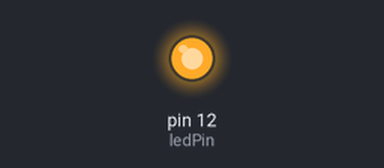
A sketch run on a simulated Arduino Uno, built with avr-gcc and run on an emulated ATmega328P. Shown: output pins drawn as LEDs (lit = HIGH). Pins used as bus, display or sensor lines are not drawn.

Above: at 0.1 s.
At 20.1 s:
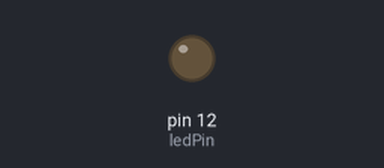
Timing chart, 0 to 40.0 s (numbered marks = the images above):
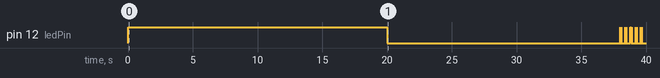

The sketch:

dynamic_TBS.ino
```cpp
#include <TimerOne.h>

// This code was used for the project -
// "The effects of individualised intermittent theta burst stimulation in the prefrontal cortex: A TMS‐EEG study"
// for varying theta-burst stimulation parameters

//Input Variables
                             // Warp time for Debug
                         // Increment Time every 10us
int nP=3;                                   // Number of Pulses in a Burst
int nB= 10;                                 // Number of Bursts in a Train
int nT = 20;                                // Number of Trains in a Session
//float sF=1/200;
//float pF=1/50;
//float bF=1/5;
//float tF=8/1;
int timestep=10;
unsigned long sF=5;
unsigned long pF=20;//20; //20;//33  ; gamma
unsigned long  bF=200;//200; //200;//167; theta
unsigned long tF=8000;//10000;
 int warp=1000;
 int offset=62;
unsigned long onesec=1000000/(timestep*warp);
unsigned long Pwidth = 500;                // trigger duration
unsigned long IPI = (((pF)*onesec));// (-Pwidth)+(((1/50)*onesec)/;               // Inter-Pulse-Interval
unsigned long PDur =(IPI+Pwidth);              // Pulse Duration {IPI + Pwidth}
unsigned long IBI =((bF)*onesec);// ((bF)*onesec)-(2*PDur)/2;//-(2*PDur)+(((1/5)*onesec)/timestep);              // Inter-Burst-Inerval
unsigned long BDur =nP*(PDur)  ;            // Burst Duration {nP*(IBI+PDur)}
unsigned long ITI =(((tF)*onesec));// (((tF)*onesec)/2)+IBI+BDur+IPI;//+9*IBI;// 80000*warp;// Inter-Train-Interval
unsigned long TDur =nB*(BDur+IBI) ;           // Train Duration {nB*(ITI+BDur)}//unsigned long IP1 = 100*warp;               // for biphasic first pulse width

//unsigned long IP1 = 100*warp;               // for biphasic first pulse width
//unsigned long IP2 = 0*warp;                 // for biphasic  second pulse width
// Output Configuration
const int ledPin =  12; //  4;   // the number of the LED pin
const int triggerPin =3;//  4;    // the number of the Trigger pin


// Internal Variables
unsigned long SystemTime;
unsigned long t1;
unsigned long t2;
unsigned long elapsed;
unsigned long realtime;
unsigned long LastLoopTime;
int state = 11;
int long PulseTrainTimestamps;
int long PrePulseTrainTimestamps;
int StimulatingState = 0;
int            PreStimulusStatus = 0;
int           StimulusStatus = 0;
int           PulseStatus = 0;
int            BurstStatus = 0;
unsigned long StimulusTrainEndTime;
unsigned long NextBurstTransitionTime = 0;
unsigned long NextPulseTransitionTime = 0;
unsigned long nextTime= 0;
int Tcount ;
int Bcount;
int Pcount;
int Ptotal;
int stage=1;
byte CommandByte;
byte MessageByte;
int flip;
void setup() {
  Serial.begin(115200);
  pinMode(ledPin, OUTPUT); // set the digital pin as output:
  pinMode(triggerPin, OUTPUT);
  SystemTime = 0;
  LastLoopTime = SystemTime;
  Timer1.attachInterrupt(handler);
  Timer1.initialize(timestep);               // Calls every 10us ;
  Timer1.start();
}
void loop() {
 // //time goes by....tick tock
//Serial.println(Pcount);
//Serial.println(0);
//Serial.println(stage);
//Serial.println(nextTime);
}

void handler(void) {
  //interupt evey [timestep]microseconds
  SystemTime++;
//realtime =realtime+micros();
 //realtime =0+micros();
// realtime++;
//  if (Serial.available() >= 2) {  // wait for serial communication
//    // read the incoming byte:
//    CommandByte = Serial.read(); // listen byte {213}
//    if (CommandByte == 'c') {
//      CommandByte = Serial.read();              // switch case byte {72 = handshake ; 74= read param}
//       MessageByte = Serial.read();
//      Serial.println(CommandByte);
//      //state =1;
//      StimulatingState = 1;
//      PrePulseTrainTimestamps = SystemTime;
//      state = 1;
//    }
//  }

  //_____________
  if (SystemTime >= (PrePulseTrainTimestamps + nextTime)) {
PrePulseTrainTimestamps =0;
//Serial.println(nextTime);
//Serial.println(SystemTime);

//Serial.println(elapsed);

    //Serial.println(state);
//Serial.println(stage*SystemTime);
//Serial.println(Bcount);
//Serial.println(Tcount);
//Serial.println(0);
//Serial.println(SystemTime);


//____________
 //////////////////////////////////

switch (state){
case 0:
nextTime =0;
state=0;
break;

case 1:
nextTime=ITI/2;
//digitalWrite(ledPin, HIGH);
state=4;
break;

case 2:
nextTime =IBI/2;
//digitalWrite(ledPin, LOW);
state=4;
break;

case 3:
nextTime =IPI/2;
state=4;
break;

case 4:
nextTime =Pwidth;
dacWriteON();
//Serial.println(realtime);
realtime=0;
PrePulseTrainTimestamps=0;
//Serial.println(Pwidth);
state=44;
break;

case 44:
dacWriteOFF();
Ptotal++;
///////////////////////////////
if (Pcount<nP){
       Pcount=Pcount;
       Bcount=Bcount;
       Pcount++;
        nextTime =IPI-Pwidth;//((IPI-Pwidth)/2)+(Pwidth/2)-155;
        //nextTime=1000;// LOCKED 0.2SEC interval!!!!
        //Serial.println(nextTime);
        //Serial.println(Ptotal);
        state=4;
        PrePulseTrainTimestamps =0;//offset;//-64;
 }/////////////////////////
if (Pcount>=nP){
      Pcount=0;
      Bcount=Bcount;
      Bcount++;
      state=4;
      nextTime =IBI-(IPI+PDur);//IBI/2 +BDur+500+IPI;//IBI-(IPI+PDur);////-(IPI+500+500);//+(IPI-(nP*Pwidth));
      // nextTime=10250;// LOCKED 0.2SEC interval!!!!
      PrePulseTrainTimestamps =0;//-offset;
//     Serial.println(IPI);
//      Serial.println(IBI);
      //nextTime=0;
// }else{
//    Pcount++;
////    state=state;
 }/////////////////////////
if (Bcount>nB-1){
            Pcount=0;
            Bcount=0;
            Tcount++;
            state=4;
            nextTime=ITI;// 522500;// LOCKED 8SEC interval!!!!
            //nextTime =ITI+(nB*(IBI+((nP*IPI)-(nP*Pwidth))));//ITI+(((BDur+(nP*PDur))*nB)/2);//*2;//+(TDur/2)+IBI;//+((nP*64)*nB);//+BDur+PDur+Pwidth;//IBI+IPI+Pwidth;//+(3*(9*(IBI-(2*(PDur)))));
            PrePulseTrainTimestamps =0;//(((nP)*offset)*nB)*2;//((nP*offset)*nB);//;nB(*64;//(nB-1)*(nP*64);//-((9*(BDur)));//-((64)*10000); //((64*nB)+(nP*64));//50;
            //Serial.println(nextTime);
            //Serial.println(Tcount);
            //nextTime=0;
//          }else{
//            state=state;
}///////////////////////////
if(Tcount>=nT){
              Pcount=0;
              Bcount=0;
              Tcount=0;
              state=0;
              state=0;
//              }else{
//              state=state;
}////////////////////////////
//                }
//          }
//    }

break;
case 33:
break;
case 22:
nextTime=10000*onesec/2; //
digitalWrite(ledPin, LOW);
state=1;
break;
case 11:
nextTime=10000*onesec; //
state=22;
digitalWrite(ledPin, HIGH);
break;
}
//////////////////////////////////
  //_____________

SystemTime = 0;

//elapsed=t2-t1;
//////////////////////////////////

}

}//END handler


// FUNCTIONS //
void dacWriteON() {
      digitalWrite(ledPin, HIGH);
    digitalWrite(triggerPin, HIGH);
   //Serial.println(realtime);
}

void dacWriteOFF() {

    digitalWrite(triggerPin, LOW);
    digitalWrite(ledPin, LOW);

    //realtime=0;
}

//void ITdelay() {
//   Timer1.stop();
//    delay(8000);
//    Timer1.start();
//    //realtime=0;
//}


//void dacWrite(int input) {
//  if (input == 1) {
//      digitalWrite(ledPin, HIGH);
//    digitalWrite(triggerPin, HIGH);
//  }else{
//    digitalWrite(triggerPin, LOW);
//    digitalWrite(ledPin, LOW);
//    }
//  }


//END FUNCTIONS //

//
//if (StimulatingState == 0) {
//  SystemTime = 0;


//
// if (SystemTime >= (PrePulseTrainTimestamps + IPI)) {
//break;
//StimulusTrainEndTime = SystemTime + TDur;
//NextBurstTransitionTime = SystemTime+BDur;
```
